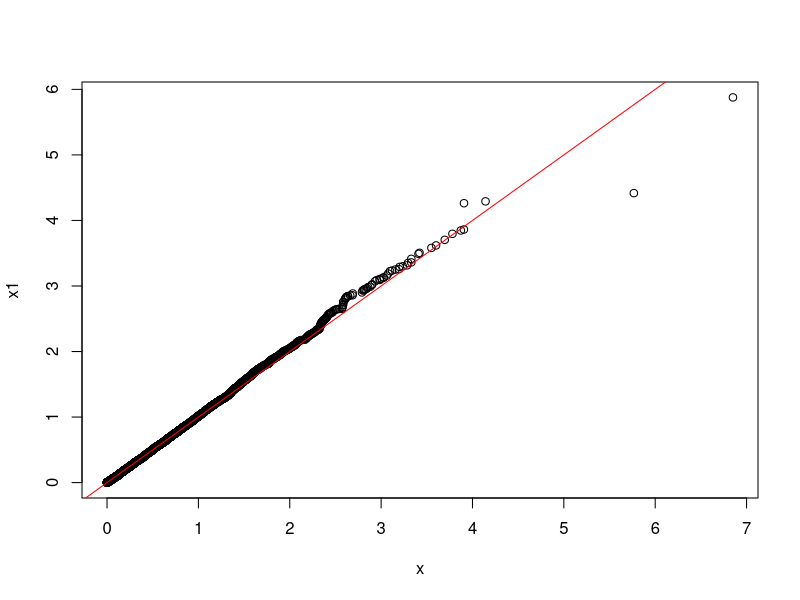
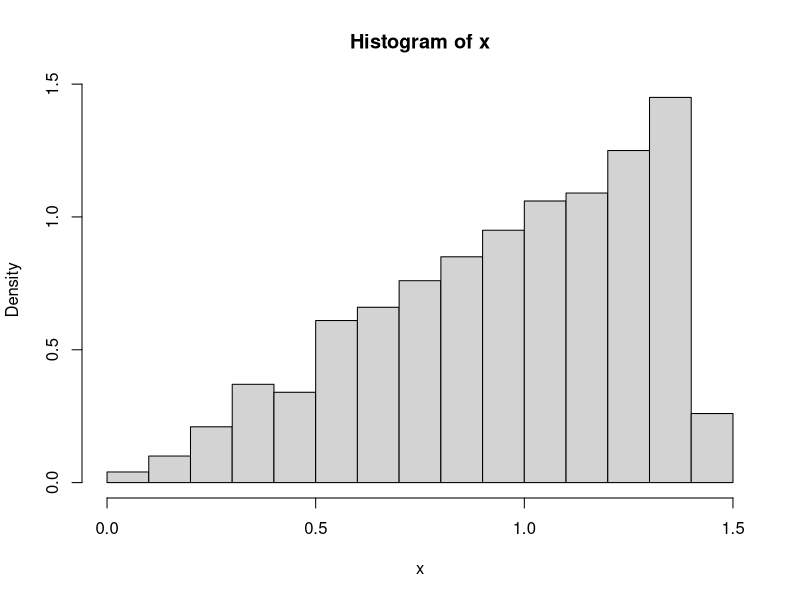
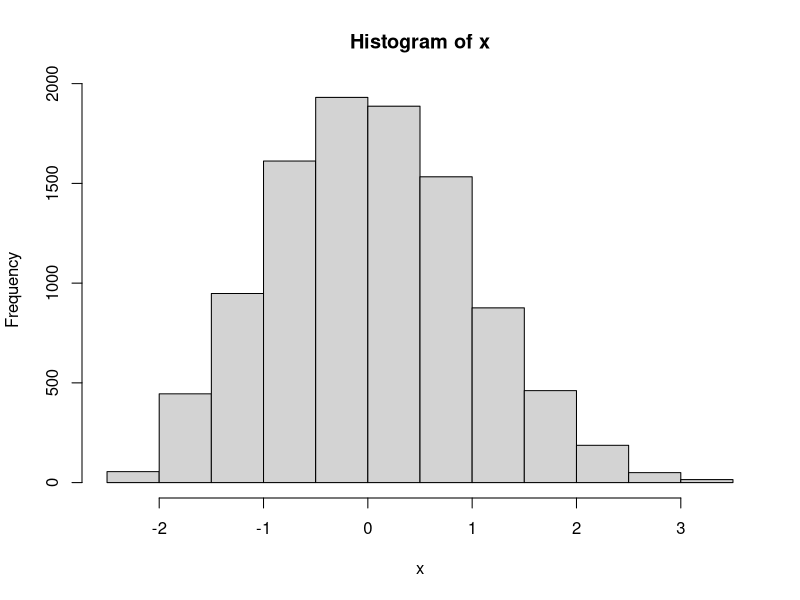
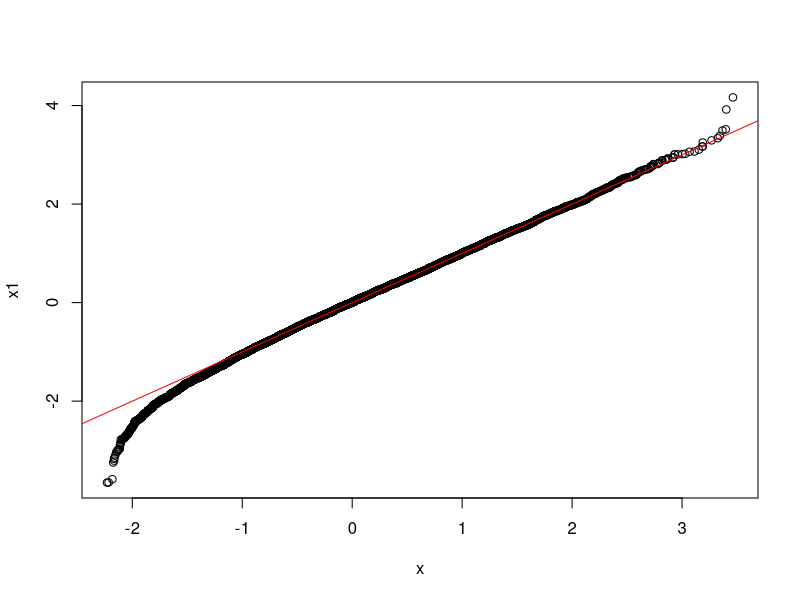
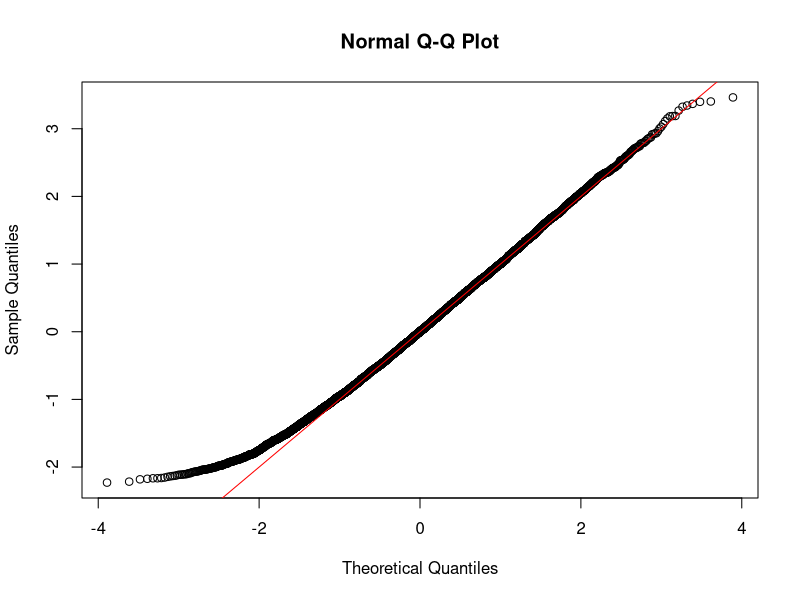
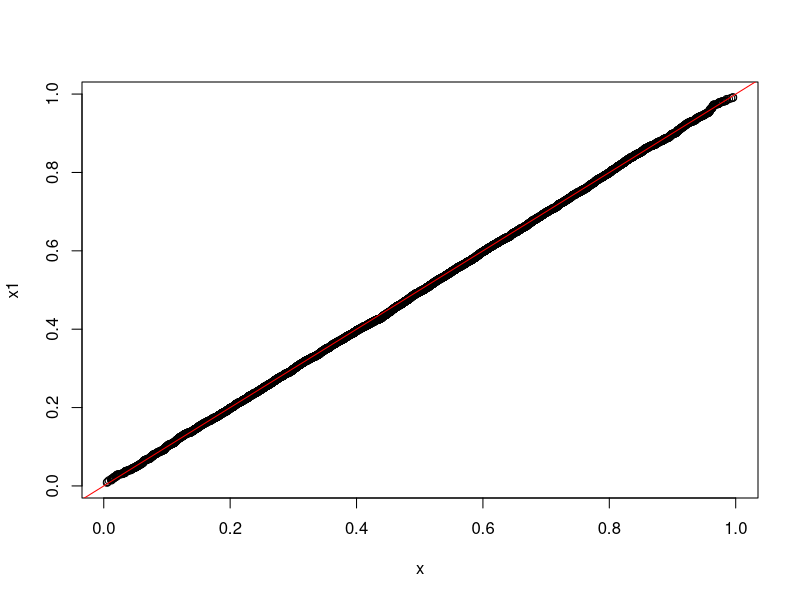
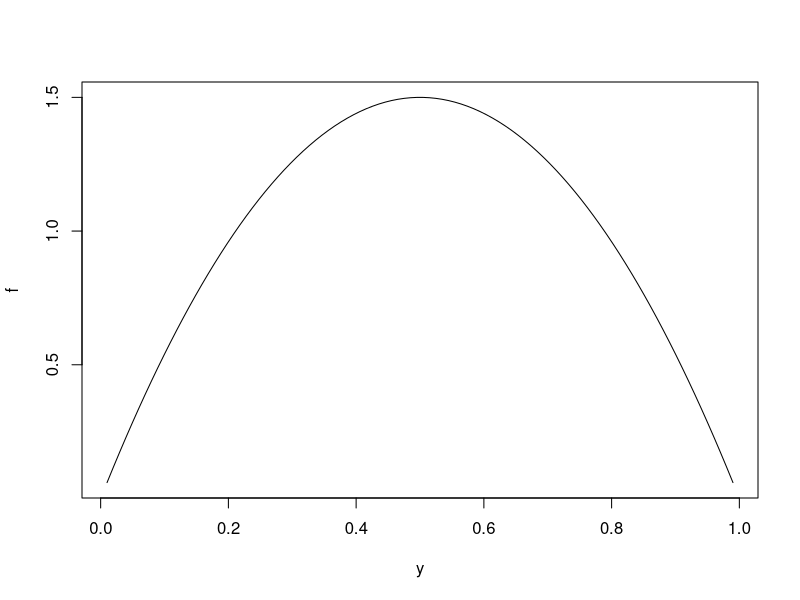
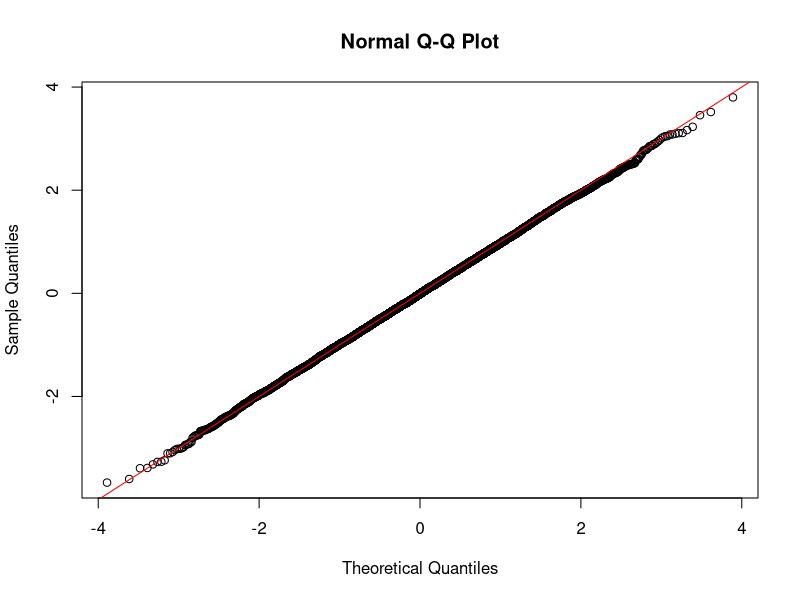

Recreate these plots in R, in order.
### inverse tranform method for exp ###
lambda <- 2
n <- 10000
u <- runif(n)
x <- -log(u)/lambda

### compare with rexp()
x1 <- rexp(n,lambda)
qqplot(x,x1)
abline(0,1,col='red')

### example in Page 7
x <- sqrt(2*runif(1000))
hist(x,freq=F)

### example in page 10
phi.inv <- function(u){
    t2 <- -2*log(u)
    t <- sqrt(t2)
    x <- t-(2.30753+0.27061*t)/(1+0.99229*t+0.04481*t2)
    return(x)
}

u <- runif(10000)
x <- phi.inv(u)
hist(x)

### compare with rnorm
x1 <- rnorm(10000)
qqplot(x,x1)
abline(0,1,col='red')

## or simply
qqnorm(x)
abline(0,1,col='red')

### AR method in page 13
n <- 10000
k <- 0 #counter for number of accepted
j <- 0 #counter for number of iterations
x <- rep(NA,n)

while(k<n){
    y <- runif(1) ###g
    j <- j+1
    u <- runif(1)
    if(u<=y){
        k <- k+1
        x[k] <- y
        }
    }

### AR method in page 14 using c=6/4, best bound
n <- 10000
k <- 0 #counter for number of accepted
j <- 0 #counter for number of iterations
x <- rep(NA,n)

while(k<n){
    y <- runif(1) ###g
    j <- j+1
    u <- runif(1)
    if(u<=4*y*(1-y)){
        k <- k+1
        x[k] <- y
        }
}


## compare to rbeta
x1 <- rbeta(10000,2,2)

qqplot(x,x1)
abline(0,1,col='red')

### plotting beta density
y <- seq(0.01,0.99,length=100)
f <- 6*y*(1-y)
plot(y,f,type='l')


# Transformation Methods (Beta Distribution)
### page 17 ####
n <- 10000
lambda <- 1 ##  you can choose other lambda
a <- 2
b <- 2
x <- rgamma(n,shape=a,rate=lambda)
y <- rgamma(n,shape=b,rate=lambda)

z <- x/(x+y)

# (Box- Muller Method)
### Page 19
n <- 5000
u1 <- runif(n)
u2 <- runif(n)
x1 <- sqrt(-2*log(u1))*cos(2*pi*u2)
x2 <- sqrt(-2*log(u1))*sin(2*pi*u2)

x <- c(x1,x2) ### you get 10000 N(0,1)
qqnorm(x)
abline(0,1,col='red')
